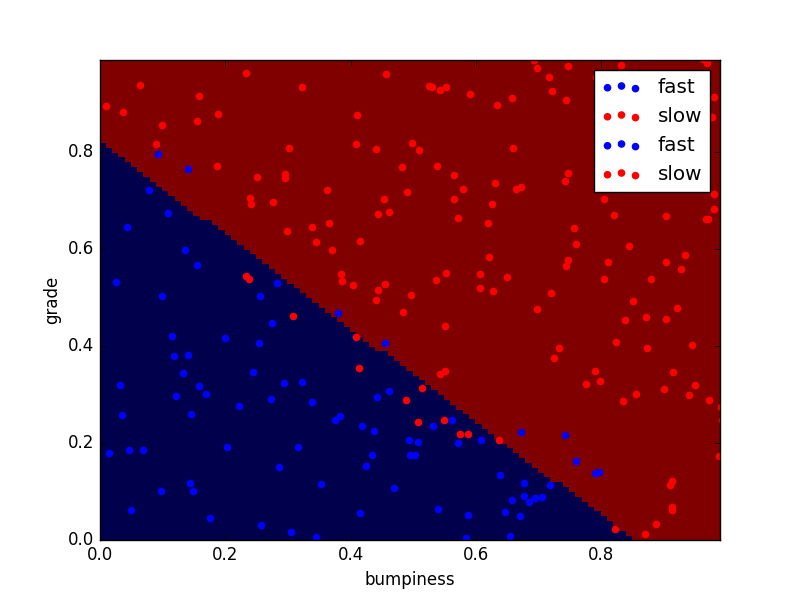

Write the Python code that produced this figure.



# import numpy as np
import matplotlib.pyplot as plt
from prep_terrain_data import makeTerrainData
from sklearn.naive_bayes import GaussianNB
from class_vis import prettyPicture


features_train, labels_train, features_test, labels_test = makeTerrainData()

### the training data (features_train, labels_train) have both "fast" and "slow"
### points mixed together--separate them so we can give them different colors
### in the scatterplot and identify them visually
grade_fast = [features_train[ii][0] for ii in range(0, len(features_train)) if labels_train[ii]==0]
bumpy_fast = [features_train[ii][1] for ii in range(0, len(features_train)) if labels_train[ii]==0]
grade_slow = [features_train[ii][0] for ii in range(0, len(features_train)) if labels_train[ii]==1]
bumpy_slow = [features_train[ii][1] for ii in range(0, len(features_train)) if labels_train[ii]==1]

#### initial visualization
plt.xlim(0.0, 1.0)
plt.ylim(0.0, 1.0)
plt.scatter(bumpy_fast, grade_fast, color = "b", label="fast")
plt.scatter(grade_slow, bumpy_slow, color = "r", label="slow")
plt.legend()
plt.xlabel("bumpiness")
plt.ylabel("grade")
#plt.show()


clf = GaussianNB()
clf.fit(features_train, labels_train)
pred = clf.predict(features_test)






### your code here!  name your classifier object clf if you want the 
### visualization code (prettyPicture) to show you the decision boundary


"""from sklearn.ensemble import RandomForestClassifier
clf = RandomForestClassifier(n_estimators=10)
clf = clf.fit(features_train, labels_train)
print clf.score(features_test, labels_test)"""

"""
from sklearn.ensemble import AdaBoostClassifier
clf = AdaBoostClassifier(n_estimators=50)
clf = clf.fit(features_train, labels_train)
print clf.score(features_test, labels_test)
"""

"""
from sklearn import svm
clf = svm.SVC(C=1, kernel='linear', gamma=1)
clf = clf.fit(features_train, labels_train)
print clf.score(features_test, labels_test)
"""
"""
from sklearn.neighbors import KNeighborsClassifier
clf = KNeighborsClassifier(n_neighbors=4)
clf = clf.fit(features_train, labels_train)
print clf.score(features_test, labels_test)
"""
#########################################################


from sklearn import tree
clf = tree.DecisionTreeClassifier(min_samples_split=40)
clf = clf.fit(features_train, labels_train)

print clf.score(features_test, labels_test)

#########################################################




from sklearn import svm
clf = svm.SVC(kernel='linear')
clf.fit(features_train, labels_train)


pred = clf.predict(features_test)
from sklearn.metrics import accuracy_score
acc = accuracy_score(pred, labels_test)
print acc

########################################################

prettyPicture(clf, features_test, labels_test)
plt.show()
#########################################################xx
